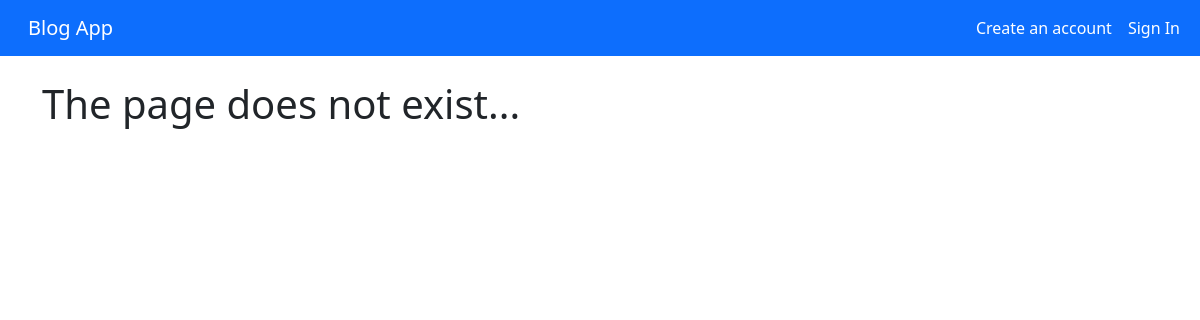
Page /category/gaming/ on the earlier database version.
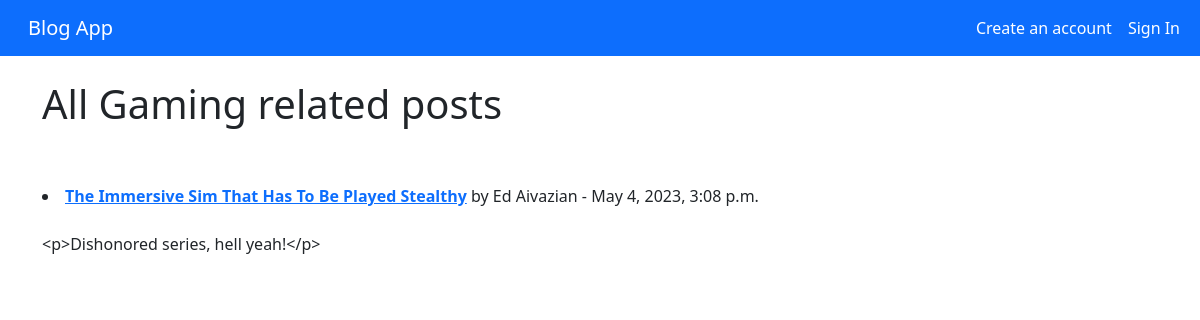
Same page on the later database version.
### blogs/models.py (models this page shows, shortened)
class Post(models.Model):
    category = models.CharField(max_length=100, default='it') # категория поста со значением "IT" по умолчанию
    header_image = models.ImageField(null=True,
                                     blank=True,
                                     upload_to='images/')
    snippet = models.CharField(max_length=100)
    title = models.CharField(max_length=100) # название поста
    title_tag = models.CharField(max_length=100, default='Blog App')
    author = models.ForeignKey(User, on_delete=models.CASCADE) # при удалении темы, все записи по теме также удаляются - это каскадное удаление
    body = RichTextField(blank=True, null=True) # "богатое" поле для написания поста
    date_added = models.DateTimeField(auto_now_add=True)
    likes = models.ManyToManyField(User, related_name='blog_posts') # кнопка лайка

### blogs/views.py (the view)
def CategoryView(request, categories):
    category_posts = Post.objects.filter(category=categories.replace('-', ' '))
    return render(request, 'categories.html',
                  {'categories': categories.title().replace('-', ' '),
                   'category_posts': category_posts})

### blogs/templates/categories.html (shortened to what this page needs)
{% extends "base.html" %}
{% block content %}
{% if category_posts %}
<h1>All {{ categories }} related posts</h1>
<br/><br/>
{% for post in category_posts %}
    <li><a href="{% url 'article-detail' post.pk %}"><strong>{{ post.title }}</strong></a> by
        {{ post.author.first_name }}
        {{ post.author.last_name}}
        - {{ post.date_added }}
        <br/><br/>
        <p>{{ post.body|slice:":100" }}</p>
    </li>
{% endfor %}
{% else %}
<h1>The page does not exist...</h1>
{% endif %}
{% endblock content %}

Differences in the rows shown:
added Post: category "Gaming", title "The Immersive Sim That Has To Be Played Stealthy", author.first_name "Ed", author.last_name "Aivazian", date_added "May 4, 2023, 3:08 p.m.", body "<p>Dishonored series, hell yeah!</p>"
Other differences:
text no longer shown: "The page does not exist..."
text now shown: "All related posts"
